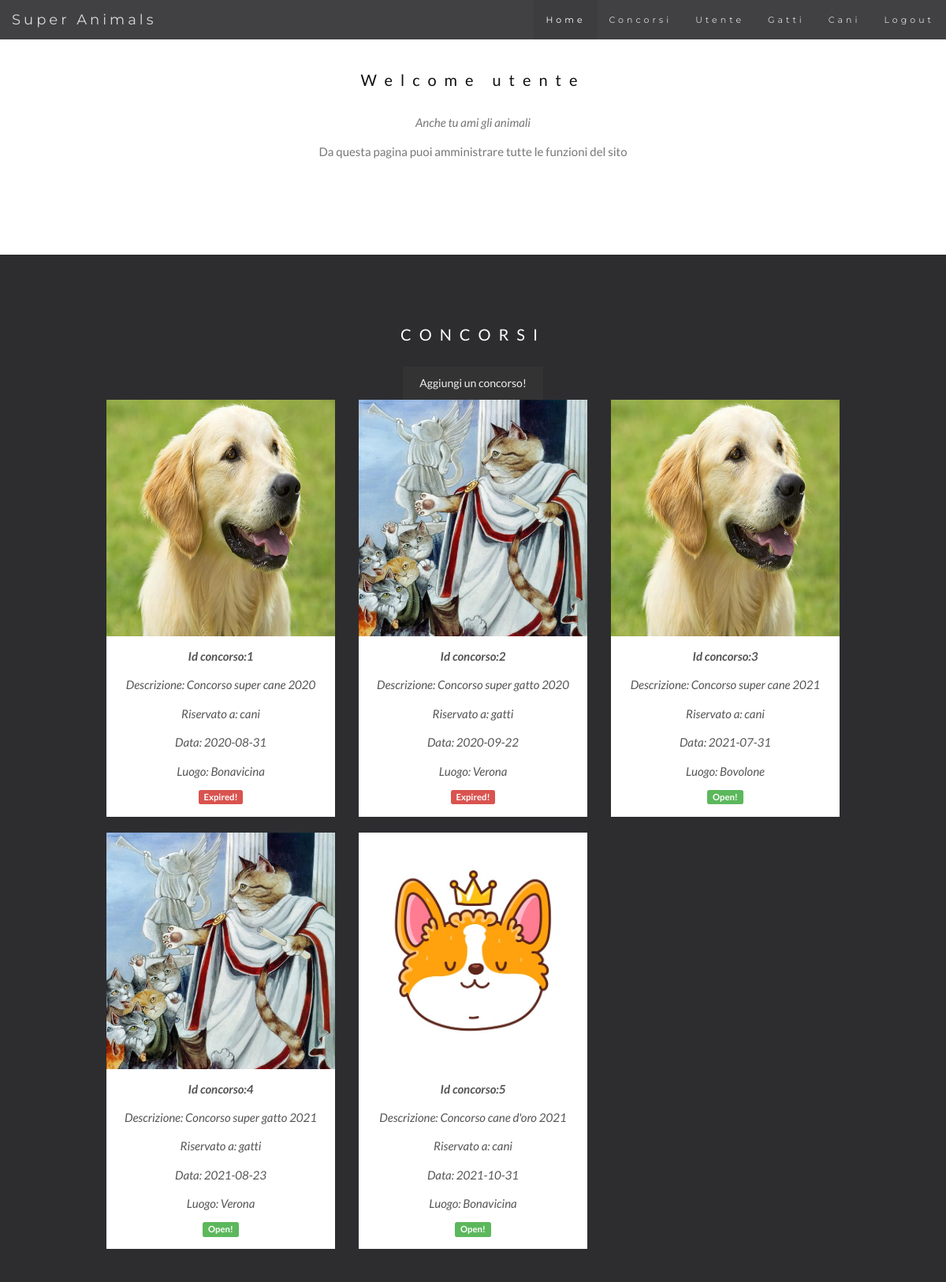
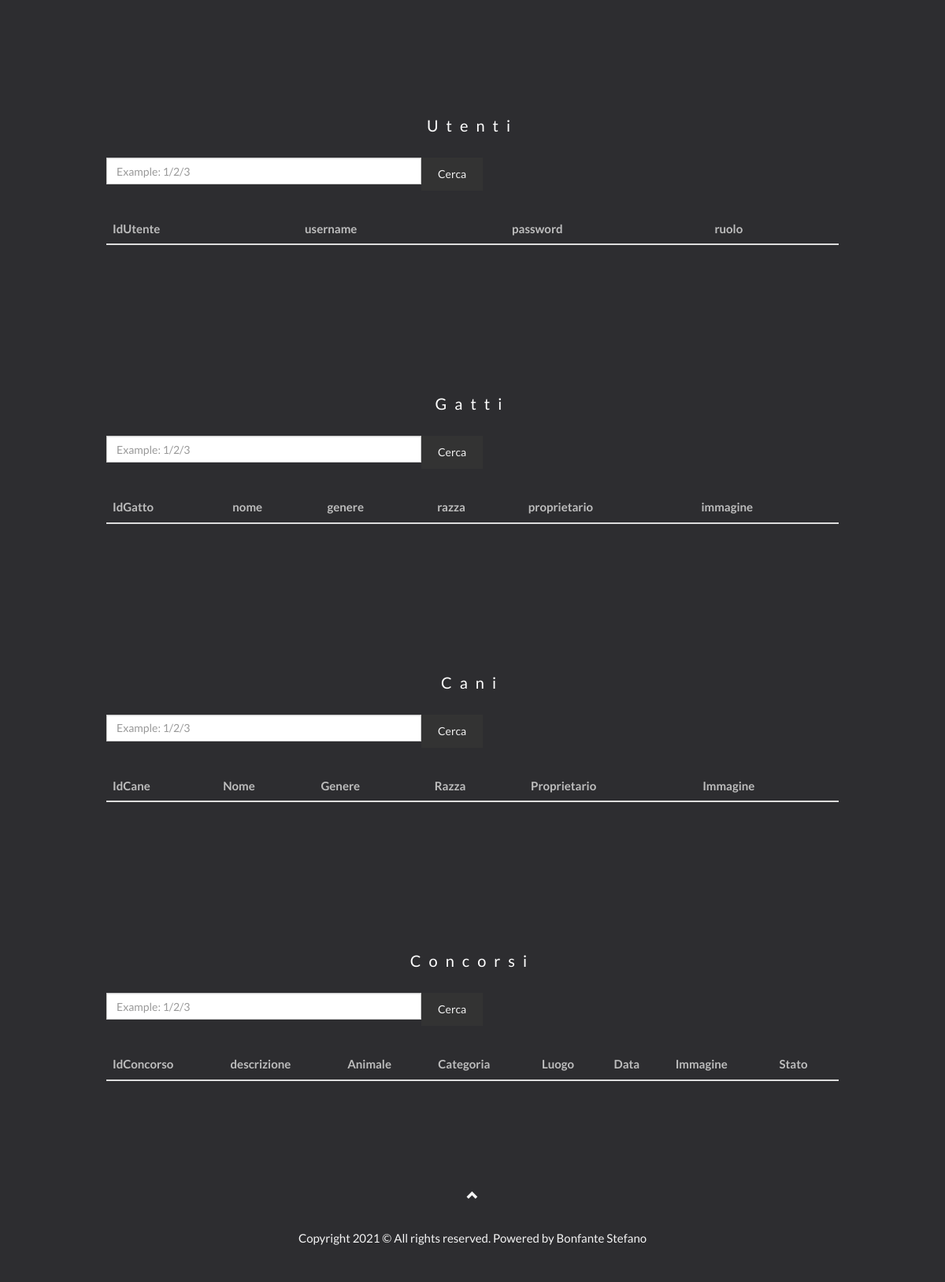
The page /welcome_admin.php (signed in) on the database its author committed (2 pictures, top to bottom).
### tables this page shows
CREATE TABLE utente(
    IdUtente INT AUTO_INCREMENT,
    username VARCHAR(25) NOT NULL,
    password VARBINARY(300) NOT NULL,
    ruolo VARCHAR(25) NOT NULL,
    PRIMARY KEY(IdUtente),
    CHECK(ruolo IN('utente', 'admin')),
    UNIQUE(username)
);

CREATE TABLE concorso(
    IdConcorso INT AUTO_INCREMENT,
    descrizione VARCHAR(50) NOT NULL,
    animale VARCHAR(10) NOT NULL,
    categoria VARCHAR(50) NOT NULL,
    luogo VARCHAR(25) NOT NULL,
    data DATE NOT NULL,
    immagine TINYTEXT NOT NULL,
    PRIMARY KEY(IdConcorso),
    CHECK(animale IN ("cani", "gatti")),
    CHECK(categoria IN ("Classe Juniores", "Gatti di razza", "Gatti di casa", "cucciolate e cuccioli dai 3 ai 6 mesi", "classe Ph Premio d’Onore", "Campionato e Premior"))
);

### session.php (called while the page is built, shortened)
<?php
   include('config.php');
   $user_check = $_SESSION['login_user'];
   $ses_sql = mysqli_query($db,"SELECT username FROM utente WHERE username = '$user_check' ");
   $row = mysqli_fetch_array($ses_sql, MYSQLI_ASSOC);
   $login_session = $row['username'];
?>

### welcome_admin.php (the view, shortened to what this page needs)
<?php
include('session.php');
?>
<!DOCTYPE html>
<html lang="en">
<head>
  <link rel="stylesheet" href="https://maxcdn.bootstrapcdn.com/bootstrap/3.4.1/css/bootstrap.min.css">
  <link rel="stylesheet" href="styles.css">
    </head>
    <body id="myPage" data-spy="scroll" data-target=".navbar" data-offset="50">
        <nav class="navbar navbar-default navbar-fixed-top">
        <div class="container-fluid">
            <div class="navbar-header">
            <a class="navbar-brand" href="#myPage">Super Animals</a>
            </div>
            <div class="collapse navbar-collapse" id="myNavbar">
            <ul class="nav navbar-nav navbar-right">
                <li><a href="#myPage">Home</a></li>
                <li><a href="#concorsi">Concorsi</a></li>
                <li><a href="#utenti">Utente</a></li>
                <li><a href="#gatti">Gatti</a></li>
                <li><a href="#cani">Cani</a></li>
                <li><a href="./login.php">Logout</a></li>
            </ul>
            </div>
        </div>
        </nav>
        <div id="animalSection" class="container text-center">
            <h3>Welcome <?php echo $login_session; ?></h3>
            <p><em>Anche tu ami gli animali</em></p>
            <p>Da questa pagina puoi amministrare tutte le funzioni del sito</p>
            <br>
        </div>
        <div id="concorsi" class="bg-1">
        <div class="container">
            <h3 class="text-center">CONCORSI</h3>
            <div class="text-center"><a type="button" class='btn text-center' data-toggle='modal' data-target='#ConcorsoModal'>Aggiungi un concorso!</a></div>
            <?php
            $current_date = date ("Y-m-d");
            $sql = "SELECT * FROM concorso";
            $result = mysqli_query($db, $sql);
            $count = 0;
            echo "<div class='row text-center'>\n";
            while($row = mysqli_fetch_assoc($result)){
                $count++;
                $IdConcorso = $row["IdConcorso"];
                $descrizione = $row["descrizione"];
                $immagine = $row["immagine"];
                $animale = $row["animale"];
                $luogo = $row["luogo"];
                $data = $row["data"];
                echo "<div class='col-sm-4'>\n";
                echo "<div class='thumbnail'>\n";
                echo "<img src='./images/" . $immagine . "' alt='". $luogo . "' style='width: 300px; height: 300px'>\n";
                echo "<p><strong>Id concorso:" . $IdConcorso . "</strong></p>\n";
                echo "<p>Descrizione: " . $descrizione . "</p>\n";
                echo "<p>Riservato a: " . $animale . "</p>\n";
                echo "<p>Data: " . $data . "</p>\n";
                echo "<p>Luogo: " . $luogo . "</p>\n";
                if (strtotime($row["data"]) > strtotime($current_date)){
                    echo "<span class='label label-success'>Open!</span>";
                }else{
                    echo "<span class='label label-danger'>Expired!</span>";
                }
                echo "</div>\n";
                echo "</div>\n";
                if ($count == 3){
                    $count = 0;
                    echo "</div>\n";
                    echo "<div class='row text-center'>\n";
                }
            }
            ?>
        </div>
        </div>
        <div id="utenti" class="bg-1">
        <div class="container">
            <h3 class="text-center">Utenti</h3>
            <form method="post">
                <div class="input-group">
                    <input type="text" class="form-control rounded" placeholder="Example: 1/2/3" name="utenteDaCercare" style="width: 400px;"/>
                    <button type="submit" class="btn btn-outline-primary" name="cercaUtente" id="cercaUtente">Cerca</button>
                </div>
            </form>
            <table class="table">
            <thead>
                <tr>
                <th scope="col">IdUtente</th>
                <th scope="col">username</th>
                <th scope="col">password</th>
                <th scope="col">ruolo</th>
                </tr>
            </thead>
        </table>
        </div>
        </div>
        <div id="gatti" class="bg-1">
        <div class="container">
            <h3 class="text-center">Gatti</h3>
            <form method="post">
                <div class="input-group">
                    <input type="text" class="form-control rounded" placeholder="Example: 1/2/3" name="gattoDaCercare" style="width: 400px;"/>
                    <button type="submit" class="btn btn-outline-primary" name="cercaGatto" id="cercaGatto">Cerca</button>
                </div>
            </form>
            <table class="table">
            <thead>
                <tr>
                <th scope="col">IdGatto</th>
                <th scope="col">nome</th>
                <th scope="col">genere</th>
                <th scope="col">razza</th>
                <th scope="col">proprietario</th>
                <th scope="col">immagine</th>
                </tr>
            </thead>
        </table>
        </div>
        </div>
        <div id="cani" class="bg-1">
        <div class="container">
            <h3 class="text-center">Cani</h3>
            <form method="post">
                <div class="input-group">
                    <input type="text" class="form-control rounded" placeholder="Example: 1/2/3" name="caneDaCercare" style="width: 400px;"/>
                    <button type="submit" class="btn btn-outline-primary" name="cercaCane" id="cercaCane">Cerca</button>
                </div>
            </form>
            <table class="table">
            <thead>
                <tr>
                <th scope="col">IdCane</th>
                <th scope="col">Nome</th>
                <th scope="col">Genere</th>
                <th scope="col">Razza</th>
                <th scope="col">Proprietario</th>
                <th scope="col">Immagine</th>
                </tr>
            </thead>
        </table>
        </div>
        </div>
        <div id="utenti" class="bg-1">
        <div class="container">
            <h3 class="text-center">Concorsi</h3>
            <form method="post">
                <div class="input-group">
                    <input type="text" class="form-control rounded" placeholder="Example: 1/2/3" name="concorsoDaCercare" style="width: 400px;"/>
                    <button type="submit" class="btn btn-outline-primary" name="cercaConcorso" id="cercaConcorso">Cerca</button>
                </div>
            </form>
            <table class="table">
            <thead>
                <tr>
                <th scope="col">IdConcorso</th>
                <th scope="col">descrizione</th>
                <th scope="col">Animale</th>
                <th scope="col">Categoria</th>
                <th scope="col">Luogo</th>
                <th scope="col">Data</th>
                <th scope="col">Immagine</th>
                <th scope="col">Stato</th>
                </tr>
            </thead>
        </table>
        </div>
        </div>
        </div>
        <footer class="text-center">
        <a class="up-arrow" href="#myPage" data-toggle="tooltip" title="TO TOP">
            <span class="glyphicon glyphicon-chevron-up"></span>
        </a><br><br>
        <p>Copyright 2021 © All rights reserved. Powered by Bonfante Stefano</p>
        </footer>
    </body>
</html>

### styles.css (style rules this page uses)
body { font: 400 15px/1.8 Lato, sans-serif; color: #777; }
h3, h4 { margin: 10px 0 30px 0; letter-spacing: 10px; font-size: 20px; color: #111; }
.container { padding: 80px 120px; }
.bg-1 { background: #2d2d30; color: #bdbdbd; }
.bg-1 h3 { color: #fff; }
.bg-1 p { font-style: italic; }
.thumbnail { padding: 0 0 15px 0; border: none; border-radius: 0; }
.thumbnail p { margin-top: 15px; color: #555; }
.btn { padding: 10px 20px; background-color: #333; color: #f1f1f1; border-radius: 0; transition: .2s; }
.navbar { font-family: Montserrat, sans-serif; margin-bottom: 0; background-color: #2d2d30; border: 0; font-size: 11px !important; letter-spacing: 4px; opacity: 0.9; }
.navbar li a, .navbar .navbar-brand { color: #d5d5d5 !important; }
.navbar-nav li.active a { color: #fff !important; background-color: #29292c !important; }
footer { background-color: #2d2d30; color: #f5f5f5; padding: 32px; }
footer a { color: #f5f5f5; }
.form-control { border-radius: 0; }

### rows shown on the page
utente: username "utente"
concorso: immagine (picture), IdConcorso "1", descrizione "Concorso super cane 2020", animale "cani", data "2020-08-31", luogo "Bonavicina", shows "Expired!"
concorso: immagine (picture), IdConcorso "2", descrizione "Concorso super gatto 2020", animale "gatti", data "2020-09-22", luogo "Verona", shows "Expired!"
concorso: immagine (picture), IdConcorso "3", descrizione "Concorso super cane 2021", animale "cani", data "2021-07-31", luogo "Bovolone", shows "Open!"
concorso: immagine (picture), IdConcorso "4", descrizione "Concorso super gatto 2021", animale "gatti", data "2021-08-23", luogo "Verona", shows "Open!"
concorso: immagine (picture), IdConcorso "5", descrizione "Concorso cane d'oro 2021", animale "cani", data "2021-10-31", luogo "Bonavicina", shows "Open!"
